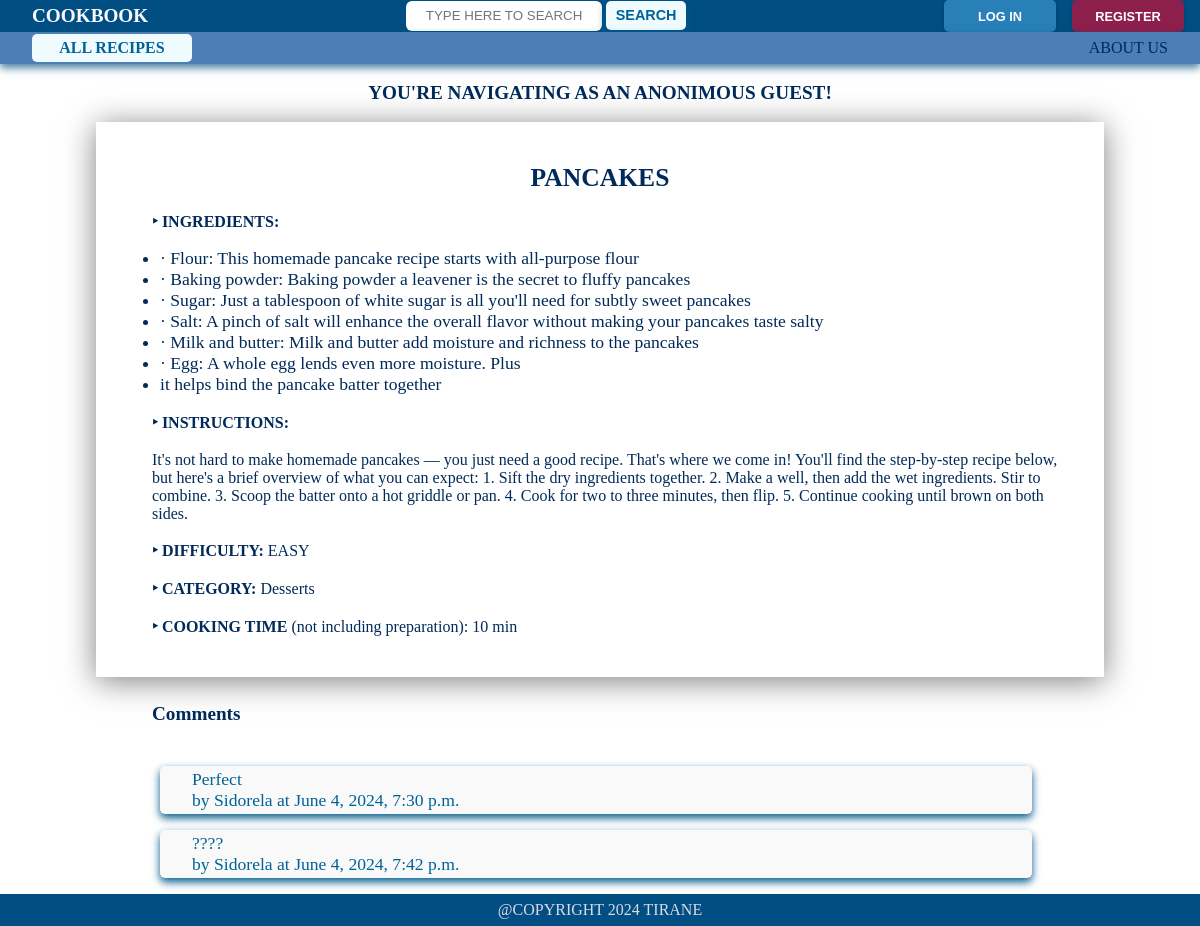
The app's page /recipe_detail/1/, older data.
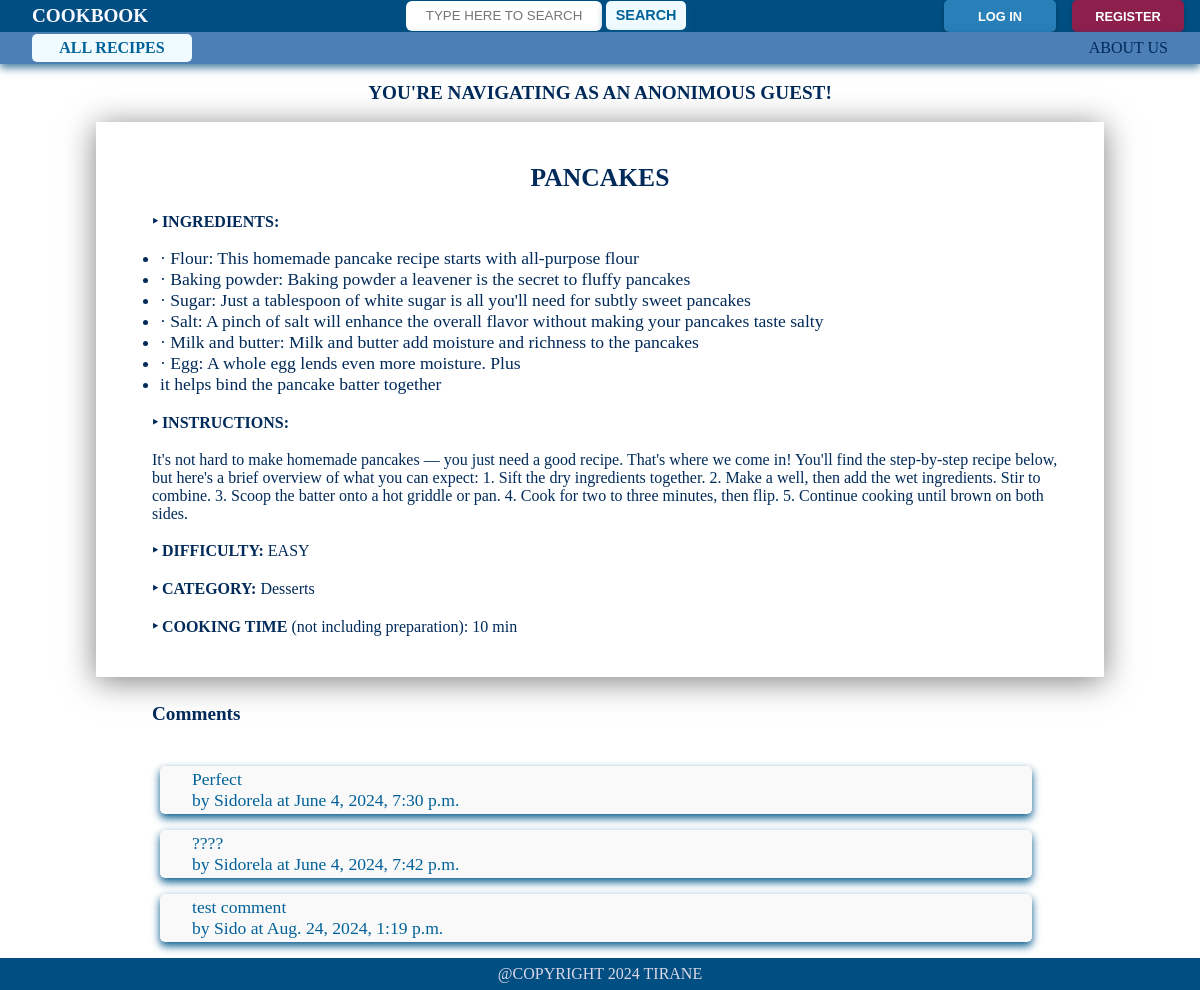
The same page, newer data.
### comments/models.py (models this page shows, shortened)
class comments(models.Model) :
    id = models.AutoField(primary_key=True)
    comment = models.TextField(blank=False, editable=True, max_length = 200)
    created_by = models.ForeignKey(User, related_name='comments', on_delete=models.CASCADE, editable=False)
    created_at = models.DateTimeField(default=now, editable=False)
    recipe = models.ForeignKey(Recipe, on_delete=models.CASCADE, related_name='comments')

### account/models.py (models this page shows)
class User (AbstractBaseUser, PermissionsMixin):
    id=models.AutoField(primary_key=True, auto_created=True, editable=False)
    email=models.EmailField(unique=True)
    name=models.CharField(max_length=150, blank=True, null=True)
    is_active=models.BooleanField(default=True)
    is_superuser=models.BooleanField(default=False)
    is_staff=models.BooleanField(default=False)
    date_joined=models.DateTimeField(auto_now_add=True)
    last_login=models.DateTimeField(blank=True, null=True)
    objects=CustomUserManager()
    USERNAME_FIELD = 'email'
    EMAIL_FIELD='email'
    REQUIRED_FIELDS=['name']
    groups = models.ManyToManyField(Group, related_name='custom_user_set')
    user_permissions = models.ManyToManyField(Permission, related_name='custom_user_set')

### recipes/views.py (the view)
# urls.py: path('recipe_detail/<int:recipe_id>/', views.recipe_detail, name='recipe_detail'),
def recipe_detail(request, recipe_id):
    recipe = get_object_or_404(Recipe, pk=recipe_id)
    recipe.visit_count += 1
    recipe.save()
    return render(request, 'recipes/recipe_detail.html', {'recipe': recipe, 'ingredients':recipe.ingredients.split(',')})

### recipes/templatetags/custom_filters.py (called while the page is built)
@register.filter(name='split_comma')
def split_comma(value):
    return value.split(',')

### recipes/templates/recipes/recipe_detail.html (shortened to what this page needs)
{% extends 'core/base.html' %}
{% load custom_filters %}
{% block content %}
<br>
<div class="details custom-shadow">
    <h1>{{ recipe.title|upper }}</h1>
    <p><strong>‣ INGREDIENTS: </strong>
        <ul>
            {% with recipe.ingredients|split_comma as ingredient_list %}
                {% for ingredient in ingredient_list %}
                <li>{{ ingredient }}</li>
                {% endfor %}
            {% endwith %}
          </ul>
    </p>
    <p><strong>‣ INSTRUCTIONS:</strong> <br> <br>{{ recipe.instructions }}</p>
    <p><strong>‣ DIFFICULTY:</strong> {{ recipe.difficulty|upper }}</p>
    <p><strong>‣ CATEGORY:</strong> {{ recipe.get_category_display }}</p>
    <p><strong>‣ COOKING TIME</strong> (not including preparation): {{ recipe.cooking_time }} min</p>
</div>
<div class="a">
<h4>Comments</h4>
</div>
{% if recipe.comments.all %}
  {% for comment in recipe.comments.all %}
    <div class="comment">
      <ul>
        <li>
          <div>{{ comment.comment }} <br> by {{ comment.created_by.name|title }} at {{ comment.created_at }}</div>
        </li>
      </ul>
    </div>
  {% endfor %}
{% else %}
  <p style="padding-left: 12dvw; font-size: 18px;">No comments in this recipe</p>
{% endif %}
{% endblock %}

Row changes from the older to the newer data that the page shows:
added comments: comment "test comment", created_by.name "Sido", created_at "Aug. 24, 2024, 1:19 p.m."
